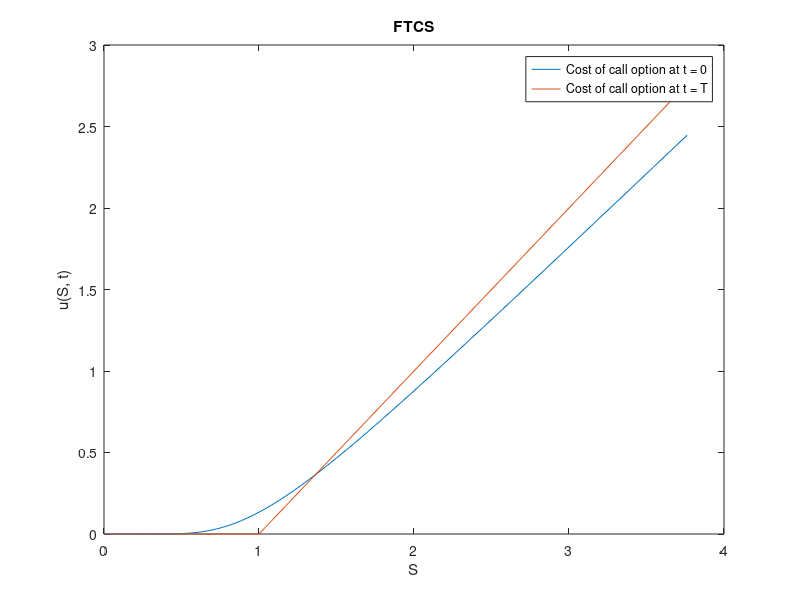
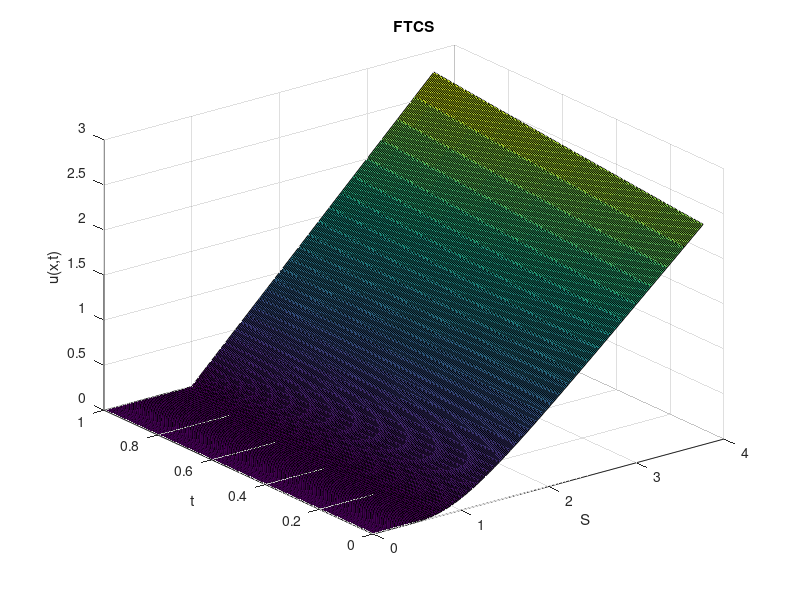

MATLAB code to generate these figures, in order: (Note: this script raises an error after producing the figures.)
function q1
	close all; clear; im_num = 1;
	% Terminal Condition flag
	isTerminal = true;

	T = 1;
	r = 0.04;
	sig = 0.25;
	delta = 0.1;
	P = 1;

	% Boundary
	eta_min = 0;
	eta_max = 1; 

	h = 0.01;
	k = h/2;
	m = (eta_max - eta_min)/h;
	n = ceil(T/k);

	Eta = eta_min:h:eta_max;
	Time = 0:k:T;

	% Tau = T - t
	U = FTCS(T, r, sig, delta, Eta, Time, h, k);
	[S, Time, U] = transform_back(Eta, Time, U, P, T);
	figure; plot(S, U(1, :)); hold on; plot(S, U(end, :)); hold off;
	legend('Cost of call option at t = 0', 'Cost of call option at t = T'); xlabel('S'); ylabel('u(S, t)'); title('FTCS');
	saveas(gcf, sprintf('plots/q1_%d.png', im_num)); im_num = im_num + 1;
	figure; surf(S, Time, U); xlabel('S'); ylabel('t'); zlabel('u(x,t)'); title('FTCS');
	saveas(gcf, sprintf('plots/q1_%d.png', im_num)); im_num = im_num + 1;
	
	Methods = {'Matlab Back-Slash', 'Gauss-Seidel', 'Jacobi', 'SOR'};
	for meth = 1:4
		U = BTCS(T, r, sig, delta, Eta, Time, h, k, Methods{meth});
		[S, Time, U] = transform_back(Eta, Time, U, P, T);
		figure; plot(S, U(1, :)); hold on; plot(S, U(end, :)); hold off;
		legend('Cost of call option at t = 0', 'Cost of call option at t = T'); xlabel('S'); ylabel('u(S, t)'); title(sprintf('BTCS using %s method', Methods{meth}));
		saveas(gcf, sprintf('plots/q1_%d.png', im_num)); im_num = im_num + 1;
		figure; surf(S, Time, U); xlabel('S'); ylabel('t'); zlabel('u(S,t)'); title(sprintf('BTCS using %s method', Methods{meth}));
		saveas(gcf, sprintf('plots/q1_%d.png', im_num)); im_num = im_num + 1;
	end

	for meth = 1:4
		U = Crank(T, r, sig, delta, Eta, Time, h, k, Methods{meth});
		[S, Time, U] = transform_back(Eta, Time, U, P, T);
		figure; plot(S, U(1, :)); hold on; plot(S, U(end, :)); hold off;
		legend('Cost of call option at t = 0', 'Cost of call option at t = T'); xlabel('S'); ylabel('u(S, t)'); title(sprintf('Crank-Nicolson using %s method', Methods{meth}));
		saveas(gcf, sprintf('plots/q1_%d.png', im_num)); im_num = im_num + 1;
		figure; surf(S, Time, U); xlabel('S'); ylabel('t'); zlabel('u(S,t)'); title(sprintf('Crank-Nicolson using %s method', Methods{meth}));
		saveas(gcf, sprintf('plots/q1_%d.png', im_num)); im_num = im_num + 1;
	end
end

function [y] = f(Eta)
	temp1 = zeros(size(Eta));
	temp2 = 2*Eta - 1;
	y = max([temp1; temp2]);
end

function [y] = g1(r, Tau)
	y = f(0) * exp(-r*Tau);
end

function [y] = g2(delta, Tau)
	y = f(1) * exp(-delta*Tau);
end

function [y] = fa(sig, eta)
	y = - sig.^2 .* eta.^2 .* (1 - eta.^2) / 2;
end

function [y] = fb(r, delta, eta);
	y = - (r - delta) .* eta .* (1 - eta);
end

function [y] = fc(r, delta, eta)
	y = r*(1 - eta) + delta*eta;
end

function [S, Time, U] = transform_back(Eta, Tau, U, P, T)
	S = P*Eta ./ (1 - Eta);
	m = sum(S < 4);
	S = S(1:m);
	U = U(:, 1:m);
	Time = Tau;
	U = flipud(U);
	U = (S + P) .* U;
end


function [U] = FTCS(T, r, sig, delta, Eta, Tau, h, k)
	fprintf('\nRunning FTCS\n');
	m = length(Eta);
	n = length(Tau);
	U = zeros(n, m);

	U(1:end, 1) = g1(r, Tau);
	U(1:end, end) = g2(delta, Tau);
	U(1, 1:end) = f(Eta);

	for i = 2:n
		for j = 2:m-1
			aa = fa(sig, Eta(j));
			bb = fb(r, delta, Eta(j));
			cc = fc(r, delta, Eta(j));
			U(i, j) = (-aa*k/h^2 + 0.5*bb*k/h)*U(i-1,j-1) + (1 + 2*aa*k/h^2 - cc*k)*U(i-1,j) + (-aa*k/h^2 - 0.5*bb*k/h)*U(i-1,j+1);
		end
	end
end

function [U] = BTCS(T, r, sig, delta, Eta, Tau, h, k, method)
	fprintf('\nRunning BTCS\n');
	fprintf('Using %s method\n', method);
	m = length(Eta);
	n = length(Tau);
	U = zeros(n, m);

	U(1:end, 1) = g1(r, Tau);
	U(1:end, end) = g2(delta, Tau);
	U(1, 1:end) = f(Eta);

	for i = 2:n
		A = zeros(m, m);
		b = zeros(m, 1);

		aa = fa(sig, Eta);
		bb = fb(r, delta, Eta);
		cc = fc(r, delta, Eta);

		A(1:m+1:end) = 1 - 2*aa*k/h^2 + cc*k;
		A(2:m+1:end) = aa(2:m)*k/h^2 - bb(2:m)*k/(2*h);
		A(m+1:m+1:end) = aa(1:m-1)*k/h^2 + bb(1:m-1)*k/(2*h);

		A(1,1) = 1;
		A(1,2) = 0;
		A(m,m) = 1;
		A(m,m-1) = 0;

		b(2:m-1) = U(i-1,2:m-1);
		b(1) = U(i,1);
		b(end) = U(i,end);

		if method(1) == 'B'
			U(i,:) = (A\b)';
		elseif method(1) == 'G'
			U(i,:) = gauss_seidel(A,b,1000,1e-5);
		elseif method(1) == 'J'
			U(i,:) = jacobi(A,b,1000,1e-5);
		else
			U(i,:) = sor(A,b,1000,1e-5);
		end			
			
	end
end

function [U] = Crank(T, r, sig, delta, Eta, Tau, h, k, method)
	fprintf('\nRunning Crank Nicolson\n');
	fprintf('Using %s method\n', method);
	m = length(Eta);
	n = length(Tau);
	U = zeros(n, m);

	U(1:end, 1) = g1(r, Tau);
	U(1:end, end) = g2(delta, Tau);
	U(1, 1:end) = f(Eta);

	for i = 2:n
		A = zeros(m, m);
		b = zeros(m, 1);
	
		aa = fa(sig, Eta);
		bb = fb(r, delta, Eta);
		cc = fc(r, delta, Eta);

		A(1:m+1:end) = 2 - 2*aa*k/h^2 + cc*k;
		A(2:m+1:end) = aa(2:m)*k/h^2 - bb(2:m)*k/(2*h);
		A(m+1:m+1:end) = aa(1:m-1)*k/h^2 + bb(1:m-1)*k/(2*h);

		A(1,1) = 1;
		A(1,2) = 0;
		A(m,m) = 1;
		A(m,m-1) = 0;

		b(2:m-1) = (-aa(2:m-1)*k/h^2 + bb(2:m-1)*k/(2*h)) .* U(i-1,1:m-2) ...
					+ (2 + 2*aa(2:m-1)*k/h^2 - cc(2:m-1)*k) .* U(i-1,2:m-1) ...
					+ (-aa(2:m-1)*k/h^2 - bb(2:m-1)*k/(2*h)) .* U(i-1,3:m);
		b(1) = U(i,1);
		b(end) = U(i,end);

		if method(1) == 'B'
			U(i,:) = (A\b)';
		elseif method(1) == 'G'
			U(i,:) = gauss_seidel(A,b,1000,1e-5);
		elseif method(1) == 'J'
			U(i,:) = jacobi(A,b,1000,1e-5);
		else
			U(i,:) = sor(A,b,1000,1e-5);
		end	
	end
end